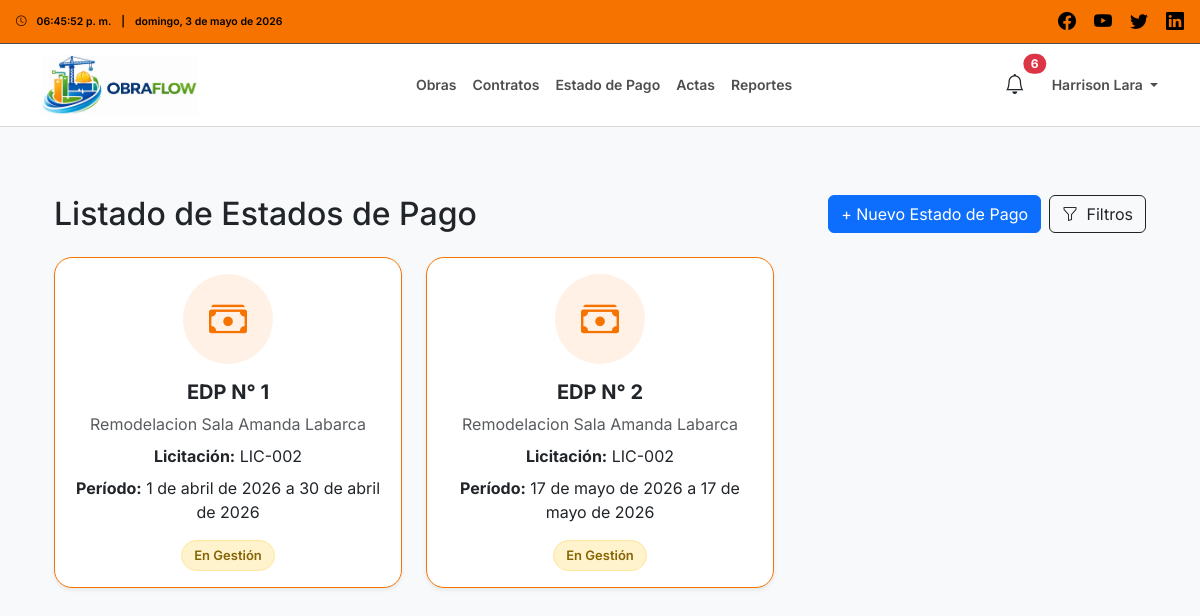
Page /edp/ (signed in) on the committed database.
### users/models.py (models this page shows, shortened)
class User(AbstractUser):
    class Roles(models.TextChoices):
        ADMIN = 'ADMIN', 'Administrador'
        INSPECTOR = 'INSPECTOR', 'Inspector'
        CONTRATISTA = 'CONTRATISTA', 'Empresa Contratista'
    role = models.CharField(
        max_length=20,
        choices=Roles.choices,
        default=Roles.CONTRATISTA
    )

### edp/models.py (models this page shows, shortened)
class EstadoPago(models.Model):
    ESTADO_CHOICES = [
        ('EN_GESTION', 'En Gestión'),
        ('ENVIADO', 'Enviado'),
        ('APROBADO', 'Aprobado'),
        ('RECHAZADO', 'Rechazado'),
        ('PAGADO', 'Pagado'),
    ]
    ESTADO_FIRMA_CHOICES = [
        ('PENDIENTE', 'Pendiente por Firmar'),
        ('PENDIENTE_EMPRESA', 'Pendiente Firma Empresa'),
        ('PENDIENTE_INSPECTOR', 'Pendiente Firma Inspector'),
        ('FIRMADA', 'Firmada'),
    ]
    obra = models.ForeignKey(
        Obra,
        on_delete=models.CASCADE,
        related_name='estados_pago'
    )
    numero_estado_pago = models.PositiveIntegerField()
    fecha_inicio_periodo = models.DateField()
    fecha_termino_periodo = models.DateField()
    estado = models.CharField(
        max_length=20,
        choices=ESTADO_CHOICES,
        default='EN_GESTION'
    )
    anticipo_descontado = models.DecimalField(
        max_digits=14,
        decimal_places=2,
        default=0
    )
    monto_pagado_acumulado = models.DecimalField(
        max_digits=14,
        decimal_places=2,
        default=0
    )
    saldo_restante_por_pagar = models.DecimalField(
        max_digits=14,
        decimal_places=2,
        default=0
    )
    porcentaje_gastos_generales = models.DecimalField(
        max_digits=5,
        decimal_places=2,
        default=10
    )
    porcentaje_utilidades = models.DecimalField(
        max_digits=5,
        decimal_places=2,
        default=8
    )
    tiene_anticipo = models.BooleanField(default=False)
    porcentaje_anticipo = models.DecimalField(
        max_digits=5,
        decimal_places=2,
        default=0
    )
    porcentaje_devolucion_anticipo = models.DecimalField(
        max_digits=5,
        decimal_places=2,
        default=0
    )
    estado_firma = models.CharField(
        max_length=30,
        choices=ESTADO_FIRMA_CHOICES,
        default='PENDIENTE'
        )
    firma_inspector_texto = models.CharField(
        max_length=255,
        blank=True,
        null=True
    )
    firma_empresa_texto = models.CharField(
        max_length=255,
        blank=True,
        null=True
    )
    firmado_inspector = models.BooleanField(default=False)
    firmado_empresa = models.BooleanField(default=False)
    fecha_firma_inspector = models.DateTimeField(blank=True, null=True)
    fecha_firma_empresa = models.DateTimeField(blank=True, null=True)
    usuario_firma_inspector = models.ForeignKey(
        settings.AUTH_USER_MODEL,
        on_delete=models.SET_NULL,
        blank=True,
        null=True,
        related_name='edps_firmados_como_inspector'
    )
    usuario_firma_empresa = models.ForeignKey(
        settings.AUTH_USER_MODEL,
        on_delete=models.SET_NULL,
        blank=True,
        null=True,
        related_name='edps_firmados_como_empresa'
    )
    fecha_creacion = models.DateTimeField(auto_now_add=True)
    class Meta:
        verbose_name = 'Estado de Pago'
        verbose_name_plural = 'Estados de Pago'
        ordering = ['numero_estado_pago']
        constraints = [
            models.UniqueConstraint(
                fields=['obra', 'numero_estado_pago'],
                name='unique_numero_edp_por_obra',
                violation_error_message='Ya existe un Estado de Pago con ese número para la obra seleccionada.'
            )
        ]

### obras/models.py (models this page shows, shortened)
class Obra(models.Model):
    rut_validator = RegexValidator(
        regex=r'^\d{1,2}\.\d{3}\.\d{3}-[\dkK]$',
        message='El RUT debe tener el formato xx.xxx.xxx-x'
    )
    codigo = models.CharField(max_length=50, unique=True)
    nombre = models.CharField(max_length=200)
    descripcion = models.TextField(blank=True, null=True)
    ubicacion = models.CharField(max_length=255)
    CAMPUS_CHOICES = [
        ('CAMPUS_1', 'Campus Central'),
        ('CAMPUS_2', 'Campus Norte'),
        ('CAMPUS_3', 'Campus Sur'),
        ('CAMPUS_4', 'Campus Poniente'),
    ]
    campus = models.CharField(max_length=20, choices=CAMPUS_CHOICES)
    inspector = models.ForeignKey(
        settings.AUTH_USER_MODEL,
        on_delete=models.CASCADE,
        related_name='obras_como_inspector'
    )
    empresa = models.ForeignKey(
        settings.AUTH_USER_MODEL,
        on_delete=models.CASCADE,
        related_name='obras_como_empresa'
    )
    rut_empresa = models.CharField(
        max_length=12,
        validators=[rut_validator],
        blank=True,
        null=True
    )
    fecha_inicio = models.DateField()
    fecha_termino = models.DateField(blank=True, null=True)
    fecha_creacion = models.DateTimeField(auto_now_add=True)
    ESTADO_CHOICES = [
        ('PLANIFICACION', 'Planificación'),
        ('EN_PROCESO', 'En Ejecución'),
        ('FINALIZADA', 'Finalizada'),
    ]
    estado = models.CharField(
        max_length=20,
        choices=ESTADO_CHOICES,
        default='PLANIFICACION'
    )
    class Meta:
        verbose_name = 'Obra'
        verbose_name_plural = 'Obras'
        ordering = ['-fecha_creacion']

### core/views.py (the view)
# urls.py: path('edp/', edp_lista, name='edp'),
@login_required(login_url='login')
def edp_lista(request):
    user = request.user
    if user.role == 'INSPECTOR':
        edps = EstadoPago.objects.filter(obra__inspector=user)
    elif user.role == 'CONTRATISTA':
        edps = EstadoPago.objects.filter(obra__empresa=user)
    else:
        edps = EstadoPago.objects.none()
    busqueda = request.GET.get('q', '').strip()
    estado = request.GET.get('estado', '').strip()
    if busqueda:
        edps = edps.filter(
            Q(obra__nombre__icontains=busqueda) |
            Q(obra__codigo__icontains=busqueda)
        )
    if estado:
        edps = edps.filter(estado=estado)
    filtros_activos = 0
    if busqueda:
        filtros_activos += 1
    if estado:
        filtros_activos += 1
    context = {
        'edps': edps,
        'busqueda': busqueda,
        'estado_actual': estado,
        'estado_choices': EstadoPago.ESTADO_CHOICES,
        'filtros_activos': filtros_activos,
    }
    return render(request, 'edp/lista.html', context)

### core/context_processors.py (called while the page is built)
def nombre_usuario(usuario):
    if not usuario:
        return ""
    nombre = f"{getattr(usuario, 'first_name', '')} {getattr(usuario, 'last_name', '')}".strip()
    if nombre:
        return nombre
    return getattr(usuario, 'username', '') or ""

### trabajadores/models.py (called while the page is built)
    @property
    def documentos_completos(self):
        return hasattr(self, 'documentos') and all([
            self.documentos.carnet_identidad,
            self.documentos.certificado_antecedentes,
            self.documentos.contrato_trabajo,
        ])

### templates/edp/lista.html (shortened to what this page needs)
{% extends 'base.html' %}
{% block content %}
<div class="container mt-4">
    <div class="d-flex justify-content-between align-items-center mb-4 flex-wrap gap-2">
        <h2 class="mb-0">Listado de Estados de Pago</h2>
        <div class="d-flex gap-2 flex-wrap">
            {% if request.user.role == 'INSPECTOR' %}
            <a href="{% url 'edp_crear' %}" class="btn btn-primary">
                + Nuevo Estado de Pago
            </a>
            {% endif %}
            <button class="btn btn-outline-dark position-relative" type="button" data-bs-toggle="collapse" data-bs-target="#filtrosEdp" aria-expanded="false" aria-controls="filtrosEdp">
                <i class="bi bi-funnel me-1"></i> Filtros
            </button>
        </div>
    </div>
    <div class="row">
        {% for edp in edps %}
        <div class="col-md-4 mb-4">
            <a href="{% url 'edp_detalle' edp.id %}" class="obra-card-link">
                <div class="card shadow-sm h-100 obra-card {% if request.user.role == 'INSPECTOR' %}obra-card-inspector{% elif request.user.role == 'CONTRATISTA' %}obra-card-empresa{% endif %}">
                    <div class="card-body text-center">
                        <div class="obra-card-icon {% if request.user.role == 'INSPECTOR' %}obra-card-icon-inspector{% elif request.user.role == 'CONTRATISTA' %}obra-card-icon-empresa{% endif %} mb-3">
                            <i class="bi bi-cash-stack"></i>
                        </div>
                        <h5 class="card-title fw-bold mb-2">
                            EDP N° {{ edp.numero_estado_pago }}
                        </h5>
                        <p class="mb-2 text-muted">
                            {{ edp.obra.nombre }}
                        </p>
                        <p class="mb-2">
                            <strong>Licitación:</strong> {{ edp.obra.codigo }}
                        </p>
                        <p class="mb-3">
                            <strong>Período:</strong> {{ edp.fecha_inicio_periodo }} a {{ edp.fecha_termino_periodo }}
                        </p>
                        <span class="badge obra-badge
                            {% if edp.estado == 'EN_GESTION' %}obra-badge-planificacion
                            {% elif edp.estado == 'ENVIADO' %}obra-badge-proceso
                            {% elif edp.estado == 'APROBADO' %}obra-badge-finalizada
                            {% elif edp.estado == 'RECHAZADO' %}obra-badge-rechazado
                            {% elif edp.estado == 'PAGADO' %}obra-badge-pagado
                            {% endif %}">
                            {{ edp.get_estado_display }}
                        </span>
                    </div>
                </div>
            </a>
        </div>
        {% empty %}
        <div class="col-12">
            <div class="alert alert-warning">
                No se encontraron estados de pago con los filtros seleccionados.
            </div>
        </div>
        {% endfor %}
    </div>
</div>
{% endblock %}

### templates/partials/navbar_inspector.html (shortened to what this page needs)
{% load static %}
<div class="top-bar-inspector d-flex justify-content-between align-items-center px-3">
    <div class="hora-info d-flex align-items-center flex-nowrap small">
        <i class="bi bi-clock me-2"></i>
        <span id="topbarClockInspector" class="me-2">--:--:--</span>
        <span class="me-2">|</span>
        <span id="topbarDateInspector" class="text-truncate">--</span>
    </div>
    <div class="social-icons">
        <a href="#"><i class="bi bi-facebook"></i></a>
        <a href="#"><i class="bi bi-youtube"></i></a>
        <a href="#"><i class="bi bi-twitter"></i></a>
        <a href="#"><i class="bi bi-linkedin"></i></a>
    </div>
</div>
<nav class="navbar navbar-expand-lg navbar-light navbar-inspector">
    <div class="container">
        <a class="navbar-brand d-flex align-items-center" href="{% url 'dashboard_inspector' %}">
            <img src="{% static 'images/logo_navbar.jpeg' %}" alt="OBRAFLOW" class="logo">
        </a>
        <div class="collapse navbar-collapse" id="navbarNavInspector">
            <ul class="navbar-nav mx-auto">
                <li class="nav-item"><a class="nav-link" href="{% url 'obras' %}">Obras</a></li>
                <li class="nav-item"><a class="nav-link" href="{% url 'contratos' %}">Contratos</a></li>
                <li class="nav-item"><a class="nav-link" href="{% url 'edp' %}">Estado de Pago</a></li>
                <li class="nav-item"><a class="nav-link" href="{% url 'actas' %}">Actas</a></li>
                <li class="nav-item"><a class="nav-link" href="{% url 'reportes_index' %}">Reportes</a></li>
            </ul>
            <div class="nav-icons d-flex align-items-center gap-3">
                <button class="btn btn-link nav-alert-btn position-relative"
                        type="button"
                        data-bs-toggle="offcanvas"
                        data-bs-target="#offcanvasAlertasInspector">
                    <i class="bi bi-bell fs-5"></i>
                    {% if nav_total_alertas > 0 %}
                    <span class="position-absolute top-0 start-100 translate-middle badge rounded-pill bg-danger">
                        {{ nav_total_alertas }}
                    </span>
                    {% endif %}
                </button>
                <div class="dropdown">
                    <a class="nav-link dropdown-toggle"
                       href="#"
                       role="button"
                       data-bs-toggle="dropdown"
                       aria-expanded="false">
                        {% if request.user.first_name %}
                            {{ request.user.first_name }} {{ request.user.last_name }}
                        {% else %}
                            {{ request.user.username }}
                        {% endif %}
                    </a>
                </div>
            </div>
        </div>
    </div>
</nav>

### static/css/styles.css (style rules this page uses)
body { font-family: 'Inter', sans-serif; background-color: #f8f9fa; margin: 0; padding: 0; }
.top-bar-inspector { background-color: #f77300; color: black; font-size: 12px; font-weight: 600; padding: 8px 15px; }
.top-bar-inspector .hora-info, .top-bar-empresa .hora-info { display: flex; align-items: center; gap: 2px; }
.top-bar-inspector .social-icons a, .top-bar-empresa .social-icons a { color: black; font-size: 18px; margin-left: 15px; text-decoration: none; transition: color 0.2s ease-in-out; }
.navbar-inspector { background-color: #ffffff; border-top: 1px solid #4e4e4e; border-bottom: 1px solid #d9d9d9; min-height: 70px; padding-top: 6px; padding-bottom: 6px; }
.logo { height: 100%; max-height: 60px; width: auto; object-fit: contain; display: block; }
.navbar-inspector .nav-link { color: #4e4e4e; font-weight: 600; font-size: 14px; transition: color 0.2s ease-in-out; white-space: nowrap; }
.nav-icons { display: flex; align-items: center; gap: 20px; }
.obra-card { border-width: 1.5px; border-style: solid; border-radius: 18px; overflow: hidden; transition: transform 0.28s ease, box-shadow 0.28s ease, border-color 0.28s ease; background-color: #ffffff; }
.obra-card-inspector { border-color: #f77300; }
.obra-card-icon { width: 90px; height: 90px; margin: 0 auto; border-radius: 50%; display: flex; align-items: center; justify-content: center; font-size: 38px; transition: transform 0.25s ease, box-shadow 0.25s ease; }
.obra-card-icon-inspector { background-color: #fff1e5; color: #f77300; }
.obra-badge { font-size: 13px; padding: 8px 12px; border-radius: 999px; display: inline-block; border: 1px solid transparent; font-weight: 600; }
.obra-badge-planificacion { background-color: #fff3cd; color: #856404; border-color: #ffe69c; }
.obra-card-link { text-decoration: none; color: inherit; display: block; }
.nav-alert-btn { color: #212529; text-decoration: none; padding: 6px 10px; }

### rows in the picture
User: user.first_name "Harrison", user.last_name "Lara"
EstadoPago: numero_estado_pago "1", obra.nombre "Remodelacion Sala Amanda Labarca", obra.codigo "LIC-002", fecha_inicio_periodo "1 de abril de 2026", fecha_termino_periodo "30 de abril de 2026", estado "En Gestión"
EstadoPago: numero_estado_pago "2", obra.nombre "Remodelacion Sala Amanda Labarca", obra.codigo "LIC-002", fecha_inicio_periodo "17 de mayo de 2026", fecha_termino_periodo "17 de mayo de 2026", estado "En Gestión"

### other values in the picture
{{ nav_total_alertas }} "6"
